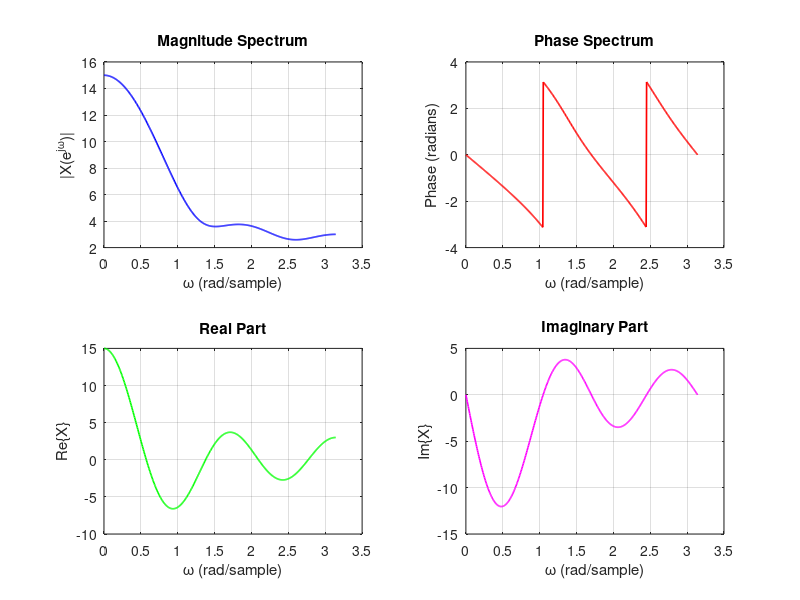

Write MATLAB code to recreate this figure.
%Discrete-Time Fourier Transform (DTFT) of a Finite-Duration Sequence.
clc; clear; close all; 
% Input sequence 
x = [1 2 3 4 5]; 
N = length(x); 
% Frequency samples (501 points between 0 and pi) 
w = linspace(0, pi, 501); 
% Compute DTFT manually 
X = zeros(size(w)); 
for k = 1:length(w) 
X(k) = sum(x .* exp(-1j*w(k)*(0:N-1))); 
end 
% Plot results 
figure; 
subplot(2,2,1); 
plot(w, abs(X), 'b','LineWidth',1.2); 
xlabel('\omega (rad/sample)'); ylabel('|X(e^{j\omega})|'); 
title('Magnitude Spectrum'); grid on; 
subplot(2,2,2); 
plot(w, angle(X), 'r','LineWidth',1.2); 
xlabel('\omega (rad/sample)'); ylabel('Phase (radians)'); 
title('Phase Spectrum'); grid on; 
subplot(2,2,3); 
plot(w, real(X), 'g','LineWidth',1.2); 
xlabel('\omega (rad/sample)'); ylabel('Re\{X\}'); 
title('Real Part'); grid on; 
subplot(2,2,4); 
plot(w, imag(X), 'm','LineWidth',1.2); 
xlabel('\omega (rad/sample)'); ylabel('Im\{X\}'); 
title('Imaginary Part'); grid on; 